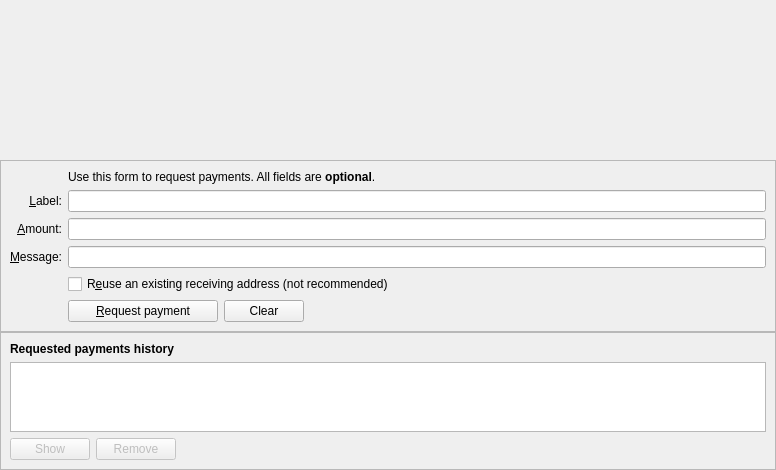
<?xml version="1.0" encoding="UTF-8"?>
<ui version="4.0">
 <class>ReceiveCoinsDialog</class>
 <widget class="QWidget" name="ReceiveCoinsDialog">
  <property name="geometry">
   <rect>
    <x>0</x>
    <y>0</y>
    <width>776</width>
    <height>462</height>
   </rect>
  </property>
  <layout class="QVBoxLayout" name="verticalLayout" stretch="0,0,0,1">
   <property name="spacing">
    <number>0</number>
   </property>
   <property name="leftMargin">
    <number>0</number>
   </property>
   <property name="topMargin">
    <number>0</number>
   </property>
   <property name="rightMargin">
    <number>0</number>
   </property>
   <property name="bottomMargin">
    <number>0</number>
   </property>
   <item>
    <widget class="QLabel" name="label_8">
     <property name="sizePolicy">
      <sizepolicy hsizetype="Preferred" vsizetype="Fixed">
       <horstretch>0</horstretch>
       <verstretch>0</verstretch>
      </sizepolicy>
     </property>
     <property name="minimumSize">
      <size>
       <width>0</width>
       <height>160</height>
      </size>
     </property>
     <property name="maximumSize">
      <size>
       <width>16777215</width>
       <height>160</height>
      </size>
     </property>
     <property name="text">
      <string/>
     </property>
     <property name="pixmap">
      <pixmap resource="../dogecash.qrc">:/images/res/images/doge_logo.png</pixmap>
     </property>
     <property name="alignment">
      <set>Qt::AlignCenter</set>
     </property>
     <property name="margin">
      <number>30</number>
     </property>
    </widget>
   </item>
   <item>
    <widget class="QFrame" name="frame2">
     <property name="sizePolicy">
      <sizepolicy hsizetype="Preferred" vsizetype="Expanding">
       <horstretch>0</horstretch>
       <verstretch>0</verstretch>
      </sizepolicy>
     </property>
     <property name="frameShape">
      <enum>QFrame::StyledPanel</enum>
     </property>
     <property name="frameShadow">
      <enum>QFrame::Sunken</enum>
     </property>
     <layout class="QVBoxLayout" name="verticalLayout_3">
      <item>
       <layout class="QGridLayout" name="gridLayout">
        <item row="7" column="2">
         <widget class="QCheckBox" name="reuseAddress">
          <property name="toolTip">
           <string>Reuse one of the previously used receiving addresses.&lt;br&gt;Reusing addresses has security and privacy issues.&lt;br&gt;Do not use this unless re-generating a payment request made before.</string>
          </property>
          <property name="text">
           <string>R&amp;euse an existing receiving address (not recommended)</string>
          </property>
         </widget>
        </item>
        <item row="7" column="0">
         <widget class="QLabel" name="label_4">
          <property name="text">
           <string/>
          </property>
         </widget>
        </item>
        <item row="6" column="0">
         <widget class="QLabel" name="label_3">
          <property name="toolTip">
           <string>An optional message to attach to the payment request, which will be displayed when the request is opened. Note: The message will not be sent with the payment over the DogeCash network.</string>
          </property>
          <property name="text">
           <string>&amp;Message:</string>
          </property>
          <property name="alignment">
           <set>Qt::AlignRight|Qt::AlignTrailing|Qt::AlignVCenter</set>
          </property>
          <property name="buddy">
           <cstring>reqMessage</cstring>
          </property>
         </widget>
        </item>
        <item row="4" column="2">
         <widget class="QLineEdit" name="reqLabel">
          <property name="toolTip">
           <string>An optional label to associate with the new receiving address.</string>
          </property>
         </widget>
        </item>
        <item row="6" column="2">
         <widget class="QLineEdit" name="reqMessage">
          <property name="toolTip">
           <string>An optional message to attach to the payment request, which will be displayed when the request is opened.&lt;br&gt;Note: The message will not be sent with the payment over the DogeCash network.</string>
          </property>
         </widget>
        </item>
        <item row="2" column="2">
         <widget class="QLabel" name="label_5">
          <property name="text">
           <string>Use this form to request payments. All fields are &lt;b&gt;optional&lt;/b&gt;.</string>
          </property>
         </widget>
        </item>
        <item row="4" column="0">
         <widget class="QLabel" name="label_2">
          <property name="toolTip">
           <string>An optional label to associate with the new receiving address.</string>
          </property>
          <property name="text">
           <string>&amp;Label:</string>
          </property>
          <property name="alignment">
           <set>Qt::AlignRight|Qt::AlignTrailing|Qt::AlignVCenter</set>
          </property>
          <property name="buddy">
           <cstring>reqLabel</cstring>
          </property>
         </widget>
        </item>
        <item row="5" column="0">
         <widget class="QLabel" name="label">
          <property name="toolTip">
           <string>An optional amount to request. Leave this empty or zero to not request a specific amount.</string>
          </property>
          <property name="text">
           <string>&amp;Amount:</string>
          </property>
          <property name="alignment">
           <set>Qt::AlignRight|Qt::AlignTrailing|Qt::AlignVCenter</set>
          </property>
          <property name="buddy">
           <cstring>reqAmount</cstring>
          </property>
         </widget>
        </item>
        <item row="5" column="2">
         <widget class="BitcoinAmountField" name="reqAmount">
          <property name="minimumSize">
           <size>
            <width>80</width>
            <height>0</height>
           </size>
          </property>
          <property name="toolTip">
           <string>An optional amount to request. Leave this empty or zero to not request a specific amount.</string>
          </property>
         </widget>
        </item>
        <item row="8" column="2">
         <layout class="QHBoxLayout" name="horizontalLayout">
          <item>
           <widget class="QPushButton" name="receiveButton">
            <property name="minimumSize">
             <size>
              <width>150</width>
              <height>0</height>
             </size>
            </property>
            <property name="text">
             <string>&amp;Request payment</string>
            </property>
            <property name="icon">
             <iconset resource="../dogecash.qrc">
              <normaloff>:/icons/receiving_addresses</normaloff>:/icons/receiving_addresses</iconset>
            </property>
           </widget>
          </item>
          <item>
           <widget class="QPushButton" name="clearButton">
            <property name="sizePolicy">
             <sizepolicy hsizetype="Minimum" vsizetype="Fixed">
              <horstretch>0</horstretch>
              <verstretch>0</verstretch>
             </sizepolicy>
            </property>
            <property name="toolTip">
             <string>Clear all fields of the form.</string>
            </property>
            <property name="text">
             <string>Clear</string>
            </property>
            <property name="icon">
             <iconset resource="../dogecash.qrc">
              <normaloff>:/icons/remove</normaloff>:/icons/remove</iconset>
            </property>
            <property name="autoDefault">
             <bool>false</bool>
            </property>
           </widget>
          </item>
          <item>
           <spacer name="horizontalSpacer">
            <property name="orientation">
             <enum>Qt::Horizontal</enum>
            </property>
            <property name="sizeHint" stdset="0">
             <size>
              <width>40</width>
              <height>20</height>
             </size>
            </property>
           </spacer>
          </item>
         </layout>
        </item>
        <item row="8" column="0">
         <widget class="QLabel" name="label_7">
          <property name="text">
           <string/>
          </property>
         </widget>
        </item>
       </layout>
      </item>
     </layout>
    </widget>
   </item>
   <item>
    <spacer name="verticalSpacer_2">
     <property name="orientation">
      <enum>Qt::Vertical</enum>
     </property>
     <property name="sizeHint" stdset="0">
      <size>
       <width>20</width>
       <height>10</height>
      </size>
     </property>
    </spacer>
   </item>
   <item>
    <widget class="QFrame" name="frame">
     <property name="sizePolicy">
      <sizepolicy hsizetype="Preferred" vsizetype="Expanding">
       <horstretch>0</horstretch>
       <verstretch>0</verstretch>
      </sizepolicy>
     </property>
     <property name="frameShape">
      <enum>QFrame::StyledPanel</enum>
     </property>
     <property name="frameShadow">
      <enum>QFrame::Raised</enum>
     </property>
     <layout class="QVBoxLayout" name="verticalLayout_2">
      <item>
       <widget class="QLabel" name="label_6">
        <property name="font">
         <font>
          <weight>75</weight>
          <bold>true</bold>
         </font>
        </property>
        <property name="text">
         <string>Requested payments history</string>
        </property>
       </widget>
      </item>
      <item>
       <widget class="QTableView" name="recentRequestsView">
        <property name="palette">
         <palette>
          <active> 
          </active>
          <inactive>
          </inactive>
          <disabled>
          </disabled>
         </palette>
        </property>
        <property name="contextMenuPolicy">
         <enum>Qt::CustomContextMenu</enum>
        </property>
        <property name="tabKeyNavigation">
         <bool>false</bool>
        </property>
        <property name="sortingEnabled">
         <bool>true</bool>
        </property>
       </widget>
      </item>
      <item>
       <layout class="QHBoxLayout" name="horizontalLayout_2">
        <item>
         <widget class="QPushButton" name="showRequestButton">
          <property name="enabled">
           <bool>false</bool>
          </property>
          <property name="toolTip">
           <string>Show the selected request (does the same as double clicking an entry)</string>
          </property>
          <property name="text">
           <string>Show</string>
          </property>
          <property name="icon">
           <iconset resource="../dogecash.qrc">
            <normaloff>:/icons/edit</normaloff>:/icons/edit</iconset>
          </property>
          <property name="autoDefault">
           <bool>false</bool>
          </property>
         </widget>
        </item>
        <item>
         <widget class="QPushButton" name="removeRequestButton">
          <property name="enabled">
           <bool>false</bool>
          </property>
          <property name="toolTip">
           <string>Remove the selected entries from the list</string>
          </property>
          <property name="text">
           <string>Remove</string>
          </property>
          <property name="icon">
           <iconset resource="../dogecash.qrc">
            <normaloff>:/icons/remove</normaloff>:/icons/remove</iconset>
          </property>
          <property name="autoDefault">
           <bool>false</bool>
          </property>
         </widget>
        </item>
        <item>
         <spacer name="horizontalSpacer_2">
          <property name="orientation">
           <enum>Qt::Horizontal</enum>
          </property>
          <property name="sizeHint" stdset="0">
           <size>
            <width>40</width>
            <height>20</height>
           </size>
          </property>
         </spacer>
        </item>
       </layout>
      </item>
     </layout>
    </widget>
   </item>
  </layout>
 </widget>
 <customwidgets>
  <customwidget>
   <class>BitcoinAmountField</class>
   <extends>QLineEdit</extends>
   <header>bitcoinamountfield.h</header>
   <container>1</container>
  </customwidget>
 </customwidgets>
 <tabstops>
  <tabstop>reqLabel</tabstop>
  <tabstop>reqAmount</tabstop>
  <tabstop>reqMessage</tabstop>
  <tabstop>reuseAddress</tabstop>
  <tabstop>receiveButton</tabstop>
  <tabstop>clearButton</tabstop>
  <tabstop>recentRequestsView</tabstop>
  <tabstop>showRequestButton</tabstop>
  <tabstop>removeRequestButton</tabstop>
 </tabstops>
 <resources>
  <include location="../dogecash.qrc"/>
 </resources>
 <connections/>
</ui>
